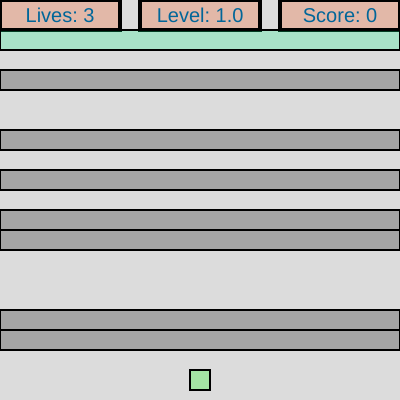
Frame 1 (no input)
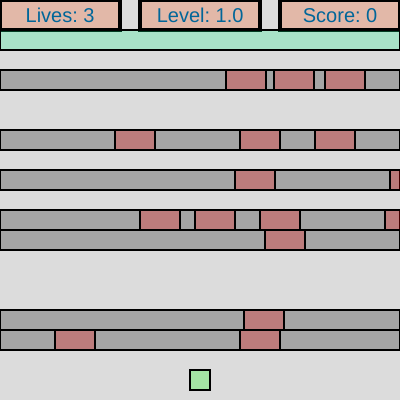
Frame 60 (no input)
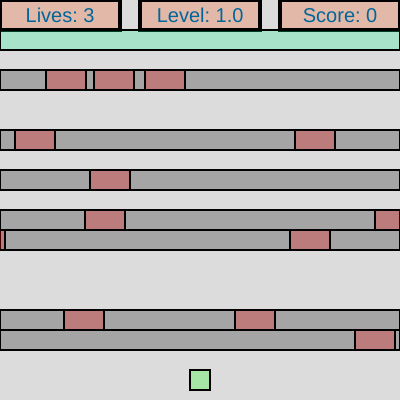
Frame 120 (the mouse pressed at the canvas centre since frame 60)

The p5.js sketch that drew these frames (run headless with seeded random() and noise() and a simulated clock; from frame 60 on, the mouse is pressed at the canvas centre):

// p5.js sketch
// ── sketch.js
const CANVASX = 400;
const CANVASY = 400;
const WINZONE = 30;
const STARTX = 190;
const STARTY = 370;

function setup() {
  createCanvas(CANVASX, CANVASY);
  frog = new Player();
  laneList = createLevel(0);
}

function createBoxes(lives,score,level,wins) {
  // prepare a box first
  strokeWeight(4);
  fill('rgba(244,75,12,0.25)')
  var boxHeight = 30
  var boxWidth = 120
  rect(0, 0, boxWidth, boxHeight);
  rect(CANVASX-(boxWidth), 0, boxWidth, boxHeight);
  rect(CANVASX/2 - boxWidth/2, 0, boxWidth, boxHeight);
  
  
  textSize(20);           // size of the text (pixels)
  fill(0, 102, 153);      // fill() takes R,G,B values as the color
  // draw the text in the box (x,y,width,height) with the color in fill()
  textAlign(CENTER);
  //Midway accounting for text being bottom aligned
  text(`Lives: ${lives}`, boxWidth/2, boxHeight/2+7);
  text(`Score: ${score}`, CANVASX-boxWidth/2, boxHeight/2+7);
  text(`Level: ${level+1}.${wins*2}`, CANVASX/2, boxHeight/2+7);
  
  //Pond at the top of the screen
  strokeWeight(2);
  fill('rgba(12,244,140,0.25)')
  rect(0,boxHeight,400,20)
  
}

function createLevel(level_difficulty) {
  //creates all the lanes and returns the laneList. as the level increases, so does the speed, number of lanes, and max cars.
  var laneY = 350;
  var direction = true;
  var speed = 1;
  var maxCars = 1;
  laneList = [];
  for(let i = 0; i < 16; i++)
    {
      if(random() <= 0.25 + (level_difficulty*0.1)) {
        if(randomGaussian() < 0) {direction = false}
        speed = floor(random(3,6)+level_difficulty*0.5);
        if(speed > 9) {speed = 9;}
        maxCars = floor(random(1,5)+level_difficulty*0.5);
        if(maxCars > 9) {maxCars = 9;}
        laneList[laneList.length] = new Lane(direction,laneY,speed,maxCars);
      }
      laneY -= 20
    }
  return laneList;
}

function draw() {
  background(220);
  frog.gameOverCheck();
  createBoxes(frog.getLives(),frog.getScore(),frog.getLevel(),frog.getWins());
  if(frog.getGameOver()) {return}
  if(frog.getWins() == 5) {
    frog.levelUp();
    laneList = createLevel(frog.getLevel());
  }
  frog.display();
  frog.outOfBoundsCheck();
  frog.extraLifeCheck();
                          
  for(let i = 0; i < laneList.length; i++) {
    laneList[i].deleteCar();
    if(random() < 0.05 + frog.getLevel()*0.01) {
    laneList[i].spawnCar();
    }
    laneList[i].display();
    var carList = laneList[i].getCarList();
    for(let i = 0; i < carList.length; i++) {
      carList[i].moveCar();
      carList[i].display();
      frog.collisionCheck(carList[i]);
    }
  }
}

function keyPressed() {
  if(frog.getGameOver()) {return}
  switch(keyCode){
    case LEFT_ARROW:
      frog.playerX -= frog.getSpeed();
      break;
    case RIGHT_ARROW:
      frog.playerX += frog.getSpeed();
      break;
    case UP_ARROW:
      frog.playerY -= frog.getSpeed();
      if(frog.getY() < frog.getMaxY()) {
        frog.score += 15+frog.getLevel(); frog.newMaxY();
        if(frog.getY() == WINZONE)
          {
            frog.reset(false);
            frog.score += 200;
          }
      }
      break;
    case DOWN_ARROW:
      frog.playerY += frog.getSpeed();
      break;
  }
    
}

class Player {
  constructor() {
    //player position
    this.playerX = STARTX;
    this.playerY = STARTY;
    //player speed
    this.speed = 20;
    //player score
    this.score = 0;
    //lives remaining before game over
    this.lives = 3;
    //the furthest the player has been, lower values are further.
    this.maxY = STARTY;
    //indicates if the game is over
    this.gameOver = false;
    //indicates then points needed for an extra life
    this.extraLife = 4000;
    //indicates the level the player is on
    this.level = 0
    //indicates the number of times a level has been beaten
    this.wins = 0;
  }
  display(){
    fill('rgba(0,255,0,0.25)')
    square(this.playerX,this.playerY,20)
  }
  outOfBoundsCheck() {
    if(this.playerX >= CANVASX || this.playerX <= -20) {
      this.reset(true);
      }
    else if (this.playerY >= CANVASY) {
      this.reset(true);
      }
  }
  collisionCheck(car) {
      var carX = car.getCarX();
      var carY = car.getCarY();
      //checks to see if the player is overlaping with the car. cars are currently 40 long and 20 high
      if (this.playerX <= carX+40 && this.playerX+20 >= carX) {
        if(this.playerY == carY) {
          this.reset(true);
        }
      }
  }
  reset(died) {
    this.playerX = STARTX;
    this.playerY = STARTY;
    if(died) {this.lives -= 1;}
    else {
      this.maxY = STARTY;
      this.wins += 1;
    }
  }
  gameOverCheck() {if(this.lives == 0) {this.gameOver = true;}}
  extraLifeCheck() {if(this.score >= this.extraLife) {this.lives += 1; this.extraLife += 4000;}}
  levelUp() {
    this.wins = 0;
    this.level += 1;
  }
  newMaxY() {this.maxY = this.playerY;}
  getLives() {return this.lives;}
  getScore() {return this.score;}
  getY() {return this.playerY;}
  getMaxY() {return this.maxY;}
  getSpeed() {return this.speed;}
  getGameOver() {return this.gameOver;}
  getLevel() {return this.level;}
  getWins() {return this.wins;}
}
class Lane {
  //make constructer parametized for laneY,direction, and trafficSpeed.
  constructor(direction,Y,speed,maxCars) {
    //lane position
    this.laneX = 0;
    this.laneY = Y;
    //True is right, false is left
    this.direction = direction;
    //how fast cars move in lane
    this.trafficSpeed = speed;
    //list of every car
    this.carList = [];
    this.numberOfCars = 0;
    this.maxCars = maxCars;
  }
  display(){
    fill('rgba(0,0,0,0.25)')
    rect(this.laneX,this.laneY,400,20)
  }
  spawnCar(){
    if (this.numberOfCars < this.maxCars) {
      //check the distance of the last car and fail to spawn if they would overlap
      if(this.numberOfCars != 0) {
        if(this.carList[this.numberOfCars -1].getCarX() <= 0 && this.direction ||
           this.carList[this.numberOfCars -1].getCarX() >= CANVASX-40 && !this.direction) {
          return
        }
      }
      this.carList[this.numberOfCars] = new Car(this.laneY,this.trafficSpeed,this.direction);
      this.numberOfCars++;
    }
    
  }
  deleteCar(){
    //skip if there are no cars
    if(this.numberOfCars == 0) {return}
    //Since the first car is the oldest, only the first car needs to be checked.
    if(this.direction && this.carList[0].getCarX()-20 > CANVASX)
      {
        this.carList.shift();
        this.numberOfCars--;
      }
    else if (!this.direction && this.carList[0].getCarX()+60 < 0)
      {
        this.carList.shift();
        this.numberOfCars --;
      }
  }
  getCarList() {return this.carList}
}
class Car {
  constructor(Y,speed,direction){
    //True is right, false is left
    this.direction = direction;
    //car location
    this.carY = Y
    if(this.direction) {this.carX = -40}
    else {this.carX = CANVASX}
    this.carSpeed = speed;
  }
  display(){
    fill('rgba(253,3,3,0.25)')
    rect(this.carX,this.carY,40,20)
  }
  moveCar(){
    if(this.direction) {this.carX += this.carSpeed;} //true is right, false is left
    else{this.carX -= this.carSpeed;}
  }
  getCarX() {return this.carX}
  getCarY() {return this.carY}
}
